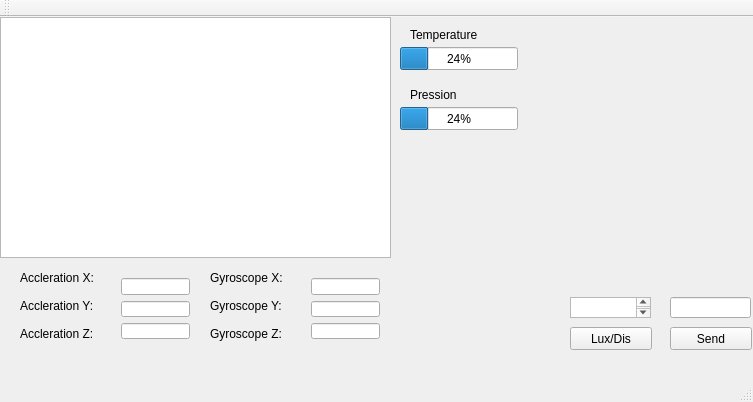
<?xml version="1.0" encoding="UTF-8"?>
<ui version="4.0">
 <class>MainWindow</class>
 <widget class="QMainWindow" name="MainWindow">
  <property name="geometry">
   <rect>
    <x>0</x>
    <y>0</y>
    <width>753</width>
    <height>402</height>
   </rect>
  </property>
  <property name="windowTitle">
   <string>MainWindow</string>
  </property>
  <widget class="QWidget" name="centralWidget">
   <widget class="QGraphicsView" name="graphicsView">
    <property name="geometry">
     <rect>
      <x>0</x>
      <y>0</y>
      <width>391</width>
      <height>241</height>
     </rect>
    </property>
   </widget>
   <widget class="QWidget" name="verticalLayoutWidget">
    <property name="geometry">
     <rect>
      <x>110</x>
      <y>250</y>
      <width>91</width>
      <height>83</height>
     </rect>
    </property>
    <layout class="QVBoxLayout" name="AccLayout">
     <item>
      <widget class="QLineEdit" name="AccX_Data"/>
     </item>
     <item>
      <widget class="QLineEdit" name="AccY_Data"/>
     </item>
     <item>
      <widget class="QLineEdit" name="AccZ_Data"/>
     </item>
    </layout>
   </widget>
   <widget class="QPushButton" name="Send_Button">
    <property name="geometry">
     <rect>
      <x>670</x>
      <y>310</y>
      <width>82</width>
      <height>23</height>
     </rect>
    </property>
    <property name="text">
     <string>Send</string>
    </property>
   </widget>
   <widget class="QProgressBar" name="Temp_bar">
    <property name="geometry">
     <rect>
      <x>400</x>
      <y>30</y>
      <width>118</width>
      <height>23</height>
     </rect>
    </property>
    <property name="value">
     <number>24</number>
    </property>
   </widget>
   <widget class="QProgressBar" name="Press_bar">
    <property name="geometry">
     <rect>
      <x>400</x>
      <y>90</y>
      <width>118</width>
      <height>23</height>
     </rect>
    </property>
    <property name="value">
     <number>24</number>
    </property>
   </widget>
   <widget class="QPushButton" name="ChoseLux">
    <property name="geometry">
     <rect>
      <x>570</x>
      <y>310</y>
      <width>82</width>
      <height>23</height>
     </rect>
    </property>
    <property name="text">
     <string>Lux/Dis</string>
    </property>
   </widget>
   <widget class="QLineEdit" name="Send_Data">
    <property name="geometry">
     <rect>
      <x>670</x>
      <y>280</y>
      <width>81</width>
      <height>21</height>
     </rect>
    </property>
   </widget>
   <widget class="QTextEdit" name="textEdit_2">
    <property name="geometry">
     <rect>
      <x>570</x>
      <y>280</y>
      <width>81</width>
      <height>21</height>
     </rect>
    </property>
   </widget>
   <widget class="QLabel" name="AccY">
    <property name="geometry">
     <rect>
      <x>20</x>
      <y>278</y>
      <width>119</width>
      <height>22</height>
     </rect>
    </property>
    <property name="text">
     <string>Accleration Y:</string>
    </property>
   </widget>
   <widget class="QLabel" name="AccZ">
    <property name="geometry">
     <rect>
      <x>20</x>
      <y>306</y>
      <width>119</width>
      <height>22</height>
     </rect>
    </property>
    <property name="text">
     <string>Accleration Z:</string>
    </property>
   </widget>
   <widget class="QLabel" name="AccX">
    <property name="geometry">
     <rect>
      <x>20</x>
      <y>250</y>
      <width>119</width>
      <height>22</height>
     </rect>
    </property>
    <property name="text">
     <string>Accleration X:</string>
    </property>
   </widget>
   <widget class="QLabel" name="GyroX">
    <property name="geometry">
     <rect>
      <x>210</x>
      <y>250</y>
      <width>119</width>
      <height>22</height>
     </rect>
    </property>
    <property name="text">
     <string>Gyroscope X:</string>
    </property>
   </widget>
   <widget class="QLabel" name="GyroZ">
    <property name="geometry">
     <rect>
      <x>210</x>
      <y>306</y>
      <width>119</width>
      <height>22</height>
     </rect>
    </property>
    <property name="text">
     <string>Gyroscope Z:</string>
    </property>
   </widget>
   <widget class="QLabel" name="GyroY">
    <property name="geometry">
     <rect>
      <x>210</x>
      <y>278</y>
      <width>119</width>
      <height>22</height>
     </rect>
    </property>
    <property name="text">
     <string>Gyroscope Y:</string>
    </property>
   </widget>
   <widget class="QWidget" name="verticalLayoutWidget_2">
    <property name="geometry">
     <rect>
      <x>300</x>
      <y>250</y>
      <width>91</width>
      <height>83</height>
     </rect>
    </property>
    <layout class="QVBoxLayout" name="GyroLayout">
     <item>
      <widget class="QLineEdit" name="GyroX_Data"/>
     </item>
     <item>
      <widget class="QLineEdit" name="GyroY_Data"/>
     </item>
     <item>
      <widget class="QLineEdit" name="GyroZ_Data"/>
     </item>
    </layout>
   </widget>
   <widget class="QLabel" name="Temp">
    <property name="geometry">
     <rect>
      <x>410</x>
      <y>10</y>
      <width>91</width>
      <height>16</height>
     </rect>
    </property>
    <property name="text">
     <string>Temperature</string>
    </property>
   </widget>
   <widget class="QLabel" name="Press">
    <property name="geometry">
     <rect>
      <x>410</x>
      <y>70</y>
      <width>91</width>
      <height>16</height>
     </rect>
    </property>
    <property name="text">
     <string>Pression</string>
    </property>
   </widget>
   <zorder>graphicsView</zorder>
   <zorder>verticalLayoutWidget</zorder>
   <zorder>Send_Button</zorder>
   <zorder>Temp_bar</zorder>
   <zorder>Press_bar</zorder>
   <zorder>ChoseLux</zorder>
   <zorder>Send_Data</zorder>
   <zorder>textEdit_2</zorder>
   <zorder>label_2</zorder>
   <zorder>AccY</zorder>
   <zorder>AccZ</zorder>
   <zorder>AccX</zorder>
   <zorder>GyroX</zorder>
   <zorder>GyroZ</zorder>
   <zorder>GyroY</zorder>
   <zorder>verticalLayoutWidget_2</zorder>
   <zorder>Temp</zorder>
   <zorder>Press</zorder>
  </widget>
  <widget class="QMenuBar" name="menuBar">
   <property name="geometry">
    <rect>
     <x>0</x>
     <y>0</y>
     <width>753</width>
     <height>20</height>
    </rect>
   </property>
  </widget>
  <widget class="QToolBar" name="mainToolBar">
   <attribute name="toolBarArea">
    <enum>TopToolBarArea</enum>
   </attribute>
   <attribute name="toolBarBreak">
    <bool>false</bool>
   </attribute>
  </widget>
  <widget class="QStatusBar" name="statusBar"/>
 </widget>
 <layoutdefault spacing="6" margin="11"/>
 <resources/>
 <connections/>
</ui>
